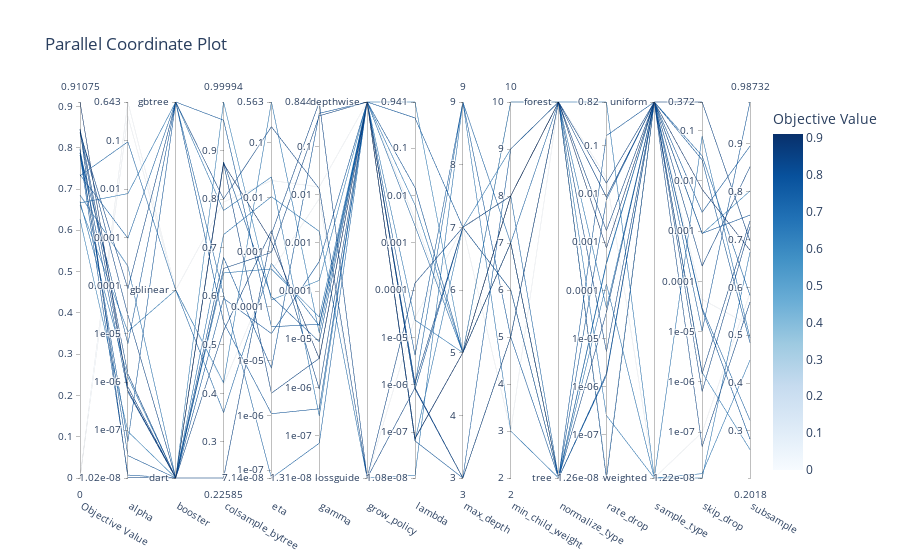

The notebook cell saved with this chart:
### Code cell
#plot_parallel_coordinate: interactively visualizes the hyperparameters and scores
optuna.visualization.plot_parallel_coordinate(study)

### Figure 1 — Plotly figure (JSON) as saved in the notebook; plotly's stock layout.template omitted (floating-point values rounded to 4 significant figures)
{"data": [{"dimensions": [{"label": "Objective Value", "range": [0, 0.9107], "values": [0.6853, 0, 0.6663, 0.8365, 0.7345, 0, 0.7877, 0.6615, 0.7321, 0.7976, 0.7865, 0.6269, 0.8457, 0.8458, 0.7944, 0.8373, 0.7826, 0.9107, 0.6693, 0.8418, 0.6892, 0.8287, 0.8449, 0.8201, 0.8302, 0.8326, 0.7911, 0.8457, 0.5903, 0.7537]}, {"label": "alpha", "range": [-7.99, -0.1919], "ticktext": ["1.02e-08", "1e-07", "1e-06", "1e-05", "0.0001", "0.001", "0.01", "0.1", "0.643"], "tickvals": [-7.99, -7, -6, -5, -4, -3, -2, -1, -0.1919], "values": [-3.597, -0.4867, -2.091, -4.066, -3.017, -0.1919, -7.236, -4.955, -1.018, -7.525, -5.204, -7.025, -7.975, -5.831, -6.203, -6.101, -7.929, -6.171, -5.899, -4.607, -6.473, -5.513, -6.812, -7.99, -4.371, -5.588, -6.726, -3.553, -7.523, -3.558]}, {"label": "booster", "range": [0, 2], "ticktext": ["dart", "gblinear", "gbtree"], "tickvals": [0, 1, 2], "values": [0, 1, 2, 2, 2, 1, 2, 1, 1, 0, 2, 0, 0, 0, 0, 0, 0, 0, 0, 0, 0, 0, 0, 0, 0, 0, 0, 0, 1, 0]}, {"label": "colsample_bytree", "range": [0.2259, 0.9999], "values": [0.7269, 0.4186, 0.7764, 0.8004, 0.6029, 0.7938, 0.5467, 0.4221, 0.3605, 0.8764, 0.9625, 0.9999, 0.8744, 0.6573, 0.6798, 0.2259, 0.5956, 0.873, 0.648, 0.529, 0.9458, 0.8727, 0.862, 0.729, 0.9144, 0.8587, 0.7191, 0.8039, 0.475, 0.7378]}, {"label": "eta", "range": [-7.146, -0.2492], "ticktext": ["7.14e-08", "1e-07", "1e-06", "1e-05", "0.0001", "0.001", "0.01", "0.1", "0.563"], "tickvals": [-7.146, -7, -6, -5, -4, -3, -2, -1, -0.2492], "values": [-1.986, -3.353, -1.624, -0.7033, -7.146, -1.689, -5.967, -0.2492, -3.209, -3.819, -4.372, -3.88, -5.59, -3.009, -5.134, -2.67, -4.497, -2.804, -3.312, -2.609, -3.864, -5.071, -6.308, -3.124, -2.245]}, {"label": "gamma", "range": [-7.883, -0.07369], "ticktext": ["1.31e-08", "1e-07", "1e-06", "1e-05", "0.0001", "0.001", "0.01", "0.1", "0.844"], "tickvals": [-7.883, -7, -6, -5, -4, -3, -2, -1, -0.07369], "values": [-2.762, -2.083, -6.595, -1.876, -7.16, -1.839, -6.446, -4.872, -4.722, -5.052, -4.689, -3.778, -5.397, -0.3598, -0.3086, -0.07369, -3.384, -5.406, -4.541, -6.036, -3.362, -1.107, -7.883, -4.239, -5.734]}, {"label": "grow_policy", "range": [0, 1], "ticktext": ["lossguide", "depthwise"], "tickvals": [0, 1], "values": [0, 0, 1, 0, 1, 1, 1, 1, 1, 1, 1, 1, 1, 1, 1, 0, 1, 1, 1, 1, 1, 1, 1, 0, 1]}, {"label": "lambda", "range": [-7.967, -0.02633], "ticktext": ["1.08e-08", "1e-07", "1e-06", "1e-05", "0.0001", "0.001", "0.01", "0.1", "0.941"], "tickvals": [-7.967, -7, -6, -5, -4, -3, -2, -1, -0.02633], "values": [-7.912, -4.58, -4.632, -6.06, -6.003, -2.509, -7.184, -2.199, -2.642, -1.834, -0.3626, -0.02633, -6.087, -5.962, -6.091, -3.851, -5.372, -7.138, -7.184, -7.13, -7.901, -5.38, -6.945, -6.465, -5.208, -3.972, -3.317, -6.47, -4.784, -7.967]}, {"label": "max_depth", "range": [3, 9], "values": [9, 7, 5, 3, 9, 5, 3, 5, 5, 5, 7, 5, 3, 7, 7, 7, 9, 5, 7, 5, 5, 7, 3, 5, 7]}, {"label": "min_child_weight", "range": [2, 10], "values": [3, 3, 8, 5, 7, 10, 9, 10, 8, 7, 6, 7, 5, 8, 6, 8, 5, 8, 9, 7, 9, 7, 8, 9, 2]}, {"label": "normalize_type", "range": [0, 1], "ticktext": ["tree", "forest"], "tickvals": [0, 1], "values": [0, 1, 1, 1, 1, 1, 1, 1, 0, 0, 0, 0, 1, 1, 0, 1, 0, 1, 1, 0]}, {"label": "rate_drop", "range": [-7.899, -0.08609], "ticktext": ["1.26e-08", "1e-07", "1e-06", "1e-05", "0.0001", "0.001", "0.01", "0.1", "0.82"], "tickvals": [-7.899, -7, -6, -5, -4, -3, -2, -1, -0.08609], "values": [-3.866, -1.652, -0.08609, -2.067, -7.899, -7.846, -7.899, -4.361, -3.421, -5.729, -5.769, -3.452, -2.757, -1.773, -2.118, -5.271, -0.7857, -3.117, -6.6, -4.459]}, {"label": "sample_type", "range": [0, 1], "ticktext": ["weighted", "uniform"], "tickvals": [0, 1], "values": [0, 0, 0, 1, 1, 1, 1, 1, 1, 1, 1, 1, 1, 1, 1, 1, 1, 1, 0, 1]}, {"label": "skip_drop", "range": [-7.913, -0.4295], "ticktext": ["1.22e-08", "1e-07", "1e-06", "1e-05", "0.0001", "0.001", "0.01", "0.1", "0.372"], "tickvals": [-7.913, -7, -6, -5, -4, -3, -2, -1, -0.4295], "values": [-1.109, -7.003, -7.827, -7.29, -4.532, -4.358, -4.563, -5.813, -1.502, -1.582, -2.624, -3.051, -5.836, -0.4295, -3.045, -6.19, -4.987, -2.168, -7.913, -3.695]}, {"label": "subsample", "range": [0.2018, 0.9873], "values": [0.4941, 0.5885, 0.448, 0.5693, 0.3224, 0.5206, 0.283, 0.2612, 0.5835, 0.4846, 0.8952, 0.8015, 0.7386, 0.6973, 0.7511, 0.7265, 0.9873, 0.6777, 0.6734, 0.8519, 0.3935, 0.6683, 0.6633, 0.7622, 0.8418, 0.9358, 0.7013, 0.792, 0.6303, 0.2018]}], "labelangle": 30, "labelside": "bottom", "line": {"color": [0.6853, 0, 0.6663, 0.8365, 0.7345, 0, 0.7877, 0.6615, 0.7321, 0.7976, 0.7865, 0.6269, 0.8457, 0.8458, 0.7944, 0.8373, 0.7826, 0.9107, 0.6693, 0.8418, 0.6892, 0.8287, 0.8449, 0.8201, 0.8302, 0.8326, 0.7911, 0.8457, 0.5903, 0.7537], "colorbar": {"title": {"text": "Objective Value"}}, "colorscale": [[0, "rgb(247,251,255)"], [0.125, "rgb(222,235,247)"], [0.25, "rgb(198,219,239)"], [0.375, "rgb(158,202,225)"], [0.5, "rgb(107,174,214)"], [0.625, "rgb(66,146,198)"], [0.75, "rgb(33,113,181)"], [0.875, "rgb(8,81,156)"], [1, "rgb(8,48,107)"]], "reversescale": false, "showscale": true}, "type": "parcoords"}], "layout": {"title": {"text": "Parallel Coordinate Plot"}}}
